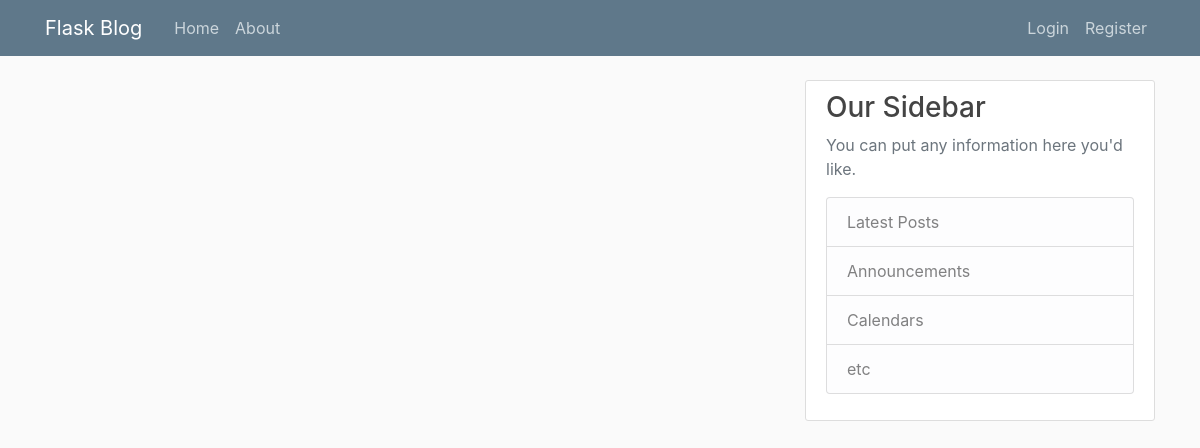
The app's page /home, older data.
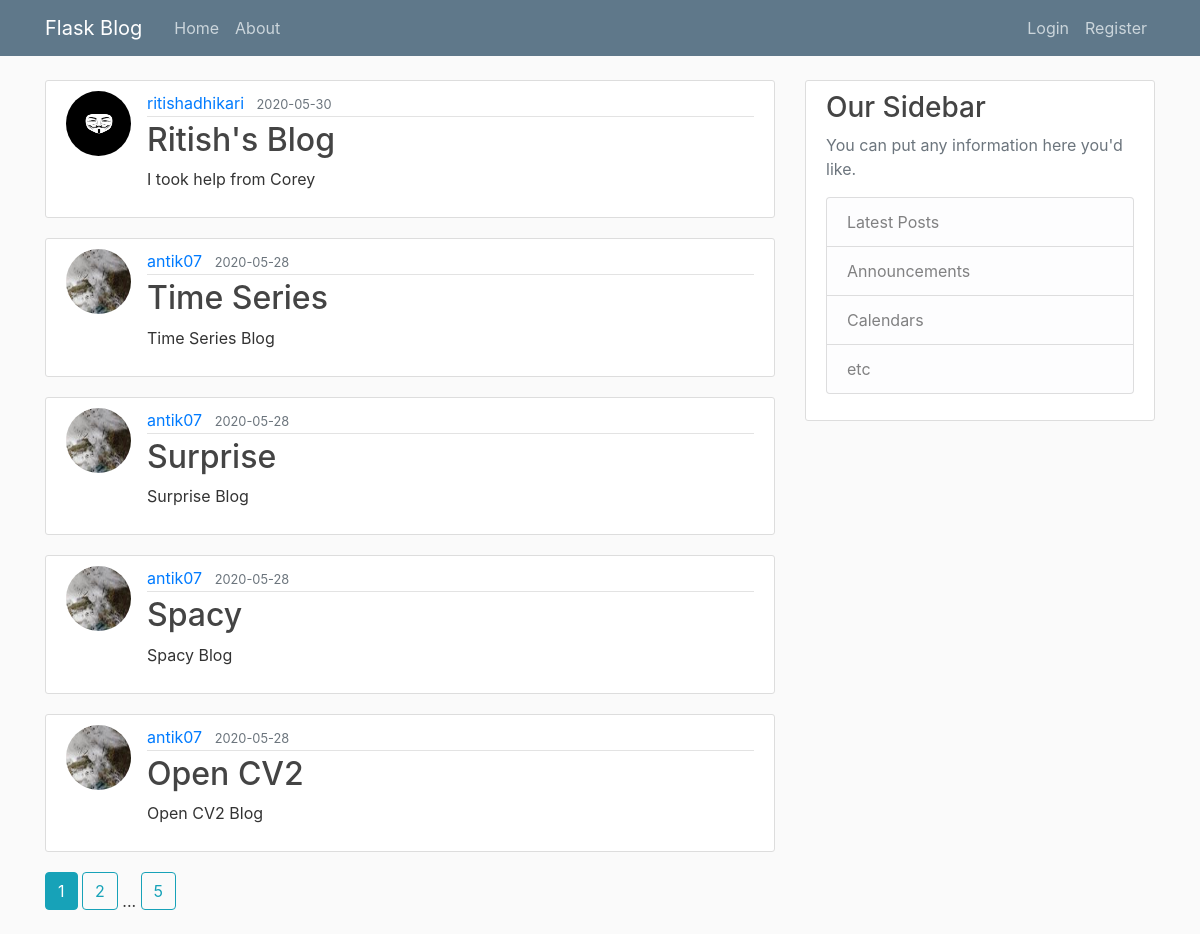
The same page, newer data.
### flask_blog/models.py (models this page shows, shortened)
class Post(db.Model):
    id=db.Column(db.Integer,primary_key=True)
    title=db.Column(db.String(100), nullable=False)
    date_posted=db.Column(db.DateTime, nullable=False,default=datetime.utcnow)
    content=db.Column(db.Text, nullable=False)
    user_id=db.Column(db.Integer, db.ForeignKey('user.id'),nullable=False)

class User(db.Model,UserMixin):
    id=db.Column(db.Integer, primary_key=True)
    username=db.Column(db.String(20),unique=True,nullable=False)
    email=db.Column(db.String(120),unique=True,nullable=False)
    image_file=db.Column(db.String(20),nullable=False, default='default.jpeg')
    password=db.Column(db.String(60),nullable=False)
    '''
    Lazy loading refers to objects are returned from a query
    without the related objects loaded at first. When the given
    collection or reference is first accessed on a particular object,an
    additional SELECT statement is emitted such that the requested collection is loaded.
    '''
    posts=db.relationship('Post',backref='author',lazy=True)

### flask_blog/main/routes.py (the view)
@main.route("/",methods=['GET'])
@main.route("/home",methods=['GET'])
def home():
    page=request.args.get('page',1,type=int)
    '''
    wall_post will contain the list of posts
    for the particular page as passed.
    '''
    wall_post=Post.query.order_by(Post.date_posted.desc()).paginate(per_page=5,page=page)
    return render_template('home.html',posts=wall_post,title='Home')

### flask_blog/templates/home.html
{% extends "layout.html" %}
{% block content %}
{% for post in posts.items %}
  <article class="media content-section">
    <img class="rounded-circle article-img" src="{{ url_for('static',  filename='profile_pics/'+ post.author.image_file) }}" alt="">
    <div class="media-body">
      <div class="article-metadata">
        <a class="mr-2" href="{{ url_for('users.user_posts', username=post.author.username) }}">{{ post.author.username }}</a>
        <small class="text-muted">{{ post.date_posted.strftime('%Y-%m-%d') }}</small>
      </div>
      <h2><a class="article-title" href="{{ url_for('posts.post', post_id=post.id) }}">{{ post.title }}</a></h2>
      <p class="article-content">{{ post.content }}</p>
    </div>
  </article>
{% endfor %}
{%  for page_num in posts.iter_pages(left_edge=1,right_edge=1,left_current=1, right_current=2) %}
  {% if page_num %}
    {% if page_num==posts.page %}
      <a class="btn btn-info mb-4" href="{{ url_for('main.home', page=page_num) }}">{{ page_num }}</a>
    {% else %}
      <a class="btn btn-outline-info mb-4" href="{{ url_for('main.home', page=page_num) }}">{{ page_num }}</a>
    {% endif %}
  {% else %}
  ...
  {% endif %}
{% endfor %}
{% endblock content %}

### flask_blog/templates/layout.html (shortened to what this page needs)
<!DOCTYPE html>
<html>
<head>
    <link rel="stylesheet" href="https://maxcdn.bootstrapcdn.com/bootstrap/4.0.0/css/bootstrap.min.css">
    <link rel="stylesheet" type="text/css" href="{{ url_for('static', filename='main.css') }}">
</head>
<body>
    <header class="site-header">
      <nav class="navbar navbar-expand-md navbar-dark bg-steel fixed-top">
        <div class="container">
          <a class="navbar-brand mr-4" href="{{ url_for('main.home') }}">Flask Blog</a>
          <div class="collapse navbar-collapse" id="navbarToggle">
            <div class="navbar-nav mr-auto">
              <a class="nav-item nav-link" href="{{ url_for('main.home') }}">Home</a>
              <a class="nav-item nav-link" href="{{ url_for('main.about') }}">About</a>
            </div>
            <div class="navbar-nav">
              {% if current_user.is_authenticated %}
                <a class="nav-item nav-link" href="{{ url_for('posts.new_post') }}">New Post</a>
                <a class="nav-item nav-link" href="{{ url_for('users.account') }}">Account</a>
                <a class="nav-item nav-link" href="{{ url_for('users.logout') }}">Logout</a>
              {% else %}
                <a class="nav-item nav-link" href="{{ url_for('users.login') }}">Login</a>
                <a class="nav-item nav-link" href="{{ url_for('users.register') }}">Register</a>
              {% endif %}
            </div>
          </div>
        </div>
      </nav>
    </header>
    <main role="main" class="container">
      <div class="row">
        <div class="col-md-8">
          {% block content %}{% endblock %}
        </div>
        <div class="col-md-4">
          <div class="content-section">
            <h3>Our Sidebar</h3>
            <p class='text-muted'>You can put any information here you'd like.
              <ul class="list-group">
                <li class="list-group-item list-group-item-light">Latest Posts</li>
                <li class="list-group-item list-group-item-light">Announcements</li>
                <li class="list-group-item list-group-item-light">Calendars</li>
                <li class="list-group-item list-group-item-light">etc</li>
              </ul>
            </p>
          </div>
        </div>
      </div>
    </main>
</body>
</html>

### flask_blog/static/main.css (style rules this page uses)
body { background: #fafafa; color: #333333; margin-top: 5rem; }
h1, h2, h3, h4, h5, h6 { color: #444444; }
.bg-steel { background-color: #5f788a; }
.site-header .navbar-nav .nav-link { color: #cbd5db; }
.content-section { background: #ffffff; padding: 10px 20px; border: 1px solid #dddddd; border-radius: 3px; margin-bottom: 20px; }
.article-title { color: #444444; }
.article-content { white-space: pre-line; }
.article-img { height: 65px; width: 65px; margin-right: 16px; }
.article-metadata { padding-bottom: 1px; margin-bottom: 4px; border-bottom: 1px solid #e3e3e3 }

Row changes from the older to the newer data that the page shows:
added Post: image_file (placeholder picture), author.username "ritishadhikari", date_posted "2020-05-30", title "Ritish's Blog", content "I took help from Corey"
added Post: image_file (picture), author.username "antik07", date_posted "2020-05-28", title "Time Series", content "Time Series Blog"
added Post: image_file (picture), author.username "antik07", date_posted "2020-05-28", title "Surprise", content "Surprise Blog"
added Post: image_file (picture), author.username "antik07", date_posted "2020-05-28", title "Spacy", content "Spacy Blog"
added Post: image_file (picture), author.username "antik07", date_posted "2020-05-28", title "Open CV2", content "Open CV2 Blog"
Text that changed along with them:
new list line: "1"
new list line: "2"
new list line: "5"
